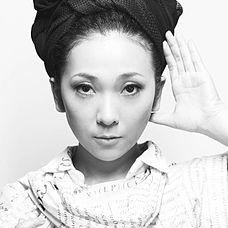
#> input picture Sprint 06/exercicios/curso_face_recognition/sec3/data/female/female_000282.jpg, 228 x 228 px; its folder holds only this picture in this run
$ jupyter execute crop_faces_data_processing.ipynb
#> lines starting #> are read from the running program, lines starting #| are printed output that depends on the picture; after the words box and inside, x2 and y2 are one past the last pixel; in counts of white or black regions, pixels touching at a corner belong together
[cell 1]
import numpy as np
import cv2
from glob import glob
import matplotlib.pyplot as plt

- step-1: Read Image and convert to RGB
- step-2: Apply haar cascade classifier
- step-3: Crop face using coordinates from cascade classifier
- step-4: save image in repective directory/folder

[cell 2]
#list com caminho das imagens de homens e mulheres
fpath = glob('./data/female/*.jpg')
mpath = glob('./data/male/*.jpg')

[cell 3]
fpath

[cell 4]
mpath

# Processo de crop faces

[cell 5]
# Lendo a imagem e convertendo de BGR para RGB
img = cv2.imread(fpath[0])
#> img is the input picture: shape (228, 228, 3); min 0, max 255, mean 199.4
img_rgb = cv2.cvtColor(img,cv2.COLOR_BGR2RGB)

# Aplicando Haar Cascade Classifier
haar = cv2.CascadeClassifier('./model/haarcascade_frontalface_default.xml')
gray = cv2.cvtColor(img_rgb,cv2.COLOR_BGR2GRAY)
faces_list = haar.detectMultiScale(gray,1.5,3)
#> faces_list = [[48, 39, 122, 122], [20, 21, 182, 182]]

for x,y,w,h in faces_list:
    cv2.rectangle(img_rgb,(x,y),(x+w,y+h),(0,255,0),2)

    # Crop Face
    roi = img_rgb[y:y+h,x:x+w]

    plt.imshow(roi)
    plt.axis('off')
    plt.show()
#> this loop made 2 passes
#> pass 1, `roi = img_rgb[y:y+h,x:x+w]`:
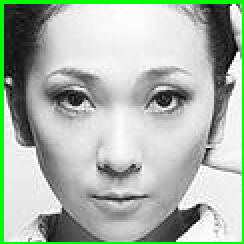
#> roi: shape (122, 122, 3) (shown 2 times larger); mean R, G, B 172, 184.3, 172
#> pass 2, `roi = img_rgb[y:y+h,x:x+w]`:
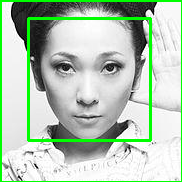
#> roi: shape (182, 182, 3); mean R, G, B 180.4, 199.9, 180.4
#> after the loop:
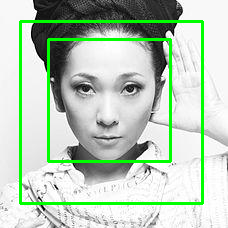
#> img_rgb: shape (228, 228, 3); 7% of pixels changed, all inside (x1, y1, x2, y2) = (19, 20, 204, 205)

## Crop Face de todas as mulheres

[cell 6]
haar = cv2.CascadeClassifier('./model/haarcascade_frontalface_default.xml')

[cell 7]
for i in range(len(fpath)):
    try:
        img = cv2.imread(fpath[i]) # read image in BGR
        img_rgb = cv2.cvtColor(img,cv2.COLOR_BGR2RGB) # this step will convert image from BGR to RGB

        gray = cv2.cvtColor(img_rgb,cv2.COLOR_BGR2GRAY)
        faces_list = haar.detectMultiScale(gray,1.5,5)
        for x,y,w,h in faces_list:
            roi = img[y:y+h,x:x+w]
            # Salvando a imagem
            cv2.imwrite(f'./crop_data/female/female_{i}.jpg',roi)
            print('Image Sucessfully processed')
#> this loop made 2 passes
#| Image Sucessfully processed
#| Image Sucessfully processed
#> pass 1, `roi = img[y:y+h,x:x+w]`:
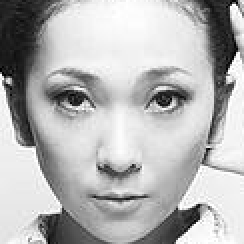
#> roi: shape (122, 122, 3) (shown 2 times larger); min 0, max 255, mean 180.3
#> pass 2, `roi = img[y:y+h,x:x+w]`:
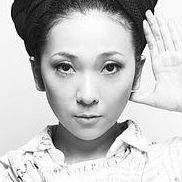
#> roi: shape (182, 182, 3); min 0, max 255, mean 194.4
    except:
        print('Unable to Process the image')

$ run again, on Sprint 06/exercicios/curso_face_recognition/sec3/data/female/female_003513.jpg
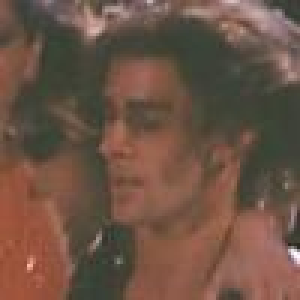
#> input picture Sprint 06/exercicios/curso_face_recognition/sec3/data/female/female_003513.jpg, 100 x 100 px (shown 3 times larger)
#> img is the input picture: shape (100, 100, 3); mean B, G, R 68.8, 83.1, 108.9
#> faces_list = [[16, 18, 54, 54]]
#> the loop `for x,y,w,h in faces_list:` made 1 pass
#> after the loop `for x,y,w,h in faces_list:`:
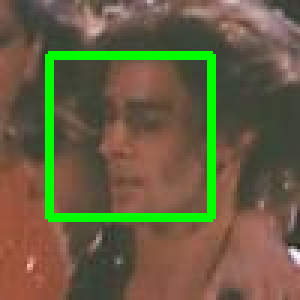
#> img_rgb: shape (100, 100, 3) (shown 3 times larger); mean R, G, B 103, 94.7, 64.9
#> the loop `for x,y,w,h in faces_list:` made 1 pass
#> (printed output is left out)
#> pass 1, `roi = img[y:y+h,x:x+w]`:
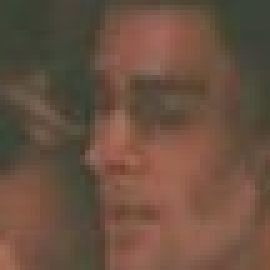
#> roi: shape (54, 54, 3) (shown 5 times larger); mean B, G, R 64.7, 80.7, 106

$ run again, on Sprint 06/exercicios/curso_face_recognition/sec3/data/female/female_003612.jpg
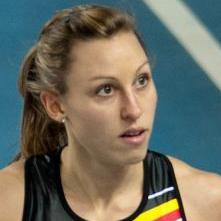
#> input picture Sprint 06/exercicios/curso_face_recognition/sec3/data/female/female_003612.jpg, 221 x 221 px
#> img is the input picture: shape (221, 221, 3); mean B, G, R 97.3, 109, 108.4
#> faces_list = [[56, 43, 122, 122]]
#> the loop `for x,y,w,h in faces_list:` made 1 pass
#> after the loop `for x,y,w,h in faces_list:`:
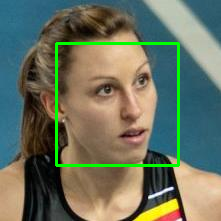
#> img_rgb: shape (221, 221, 3); mean R, G, B 105.8, 114, 94.9
#> the loop `for x,y,w,h in faces_list:` made 1 pass
#> (printed output is left out)
#> pass 1, `roi = img[y:y+h,x:x+w]`:
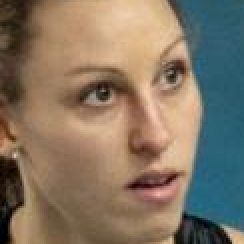
#> roi: shape (122, 122, 3) (shown 2 times larger); mean B, G, R 99.3, 117.1, 131.3

$ run again, on Sprint 06/exercicios/curso_face_recognition/sec3/data/female/female_000689.jpg
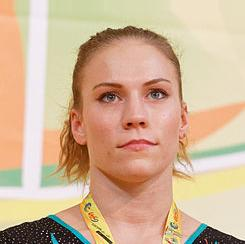
#> input picture Sprint 06/exercicios/curso_face_recognition/sec3/data/female/female_000689.jpg, 245 x 244 px
#> img is the input picture: shape (244, 245, 3); mean B, G, R 150.6, 180, 210
#> faces_list = [[71, 48, 122, 122]]
#> the loop `for x,y,w,h in faces_list:` made 1 pass
#> after the loop `for x,y,w,h in faces_list:`:
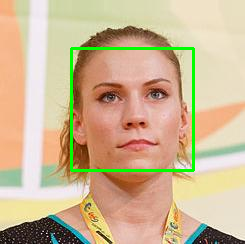
#> img_rgb: shape (244, 245, 3); mean R, G, B 205.1, 182.3, 147.6
#> the loop `for x,y,w,h in faces_list:` made 1 pass
#> (printed output is left out)
#> pass 1, `roi = img[y:y+h,x:x+w]`:
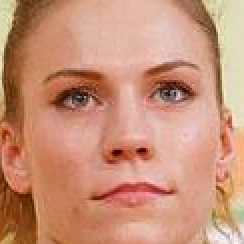
#> roi: shape (122, 122, 3) (shown 2 times larger); mean B, G, R 119.8, 145.4, 200.6
